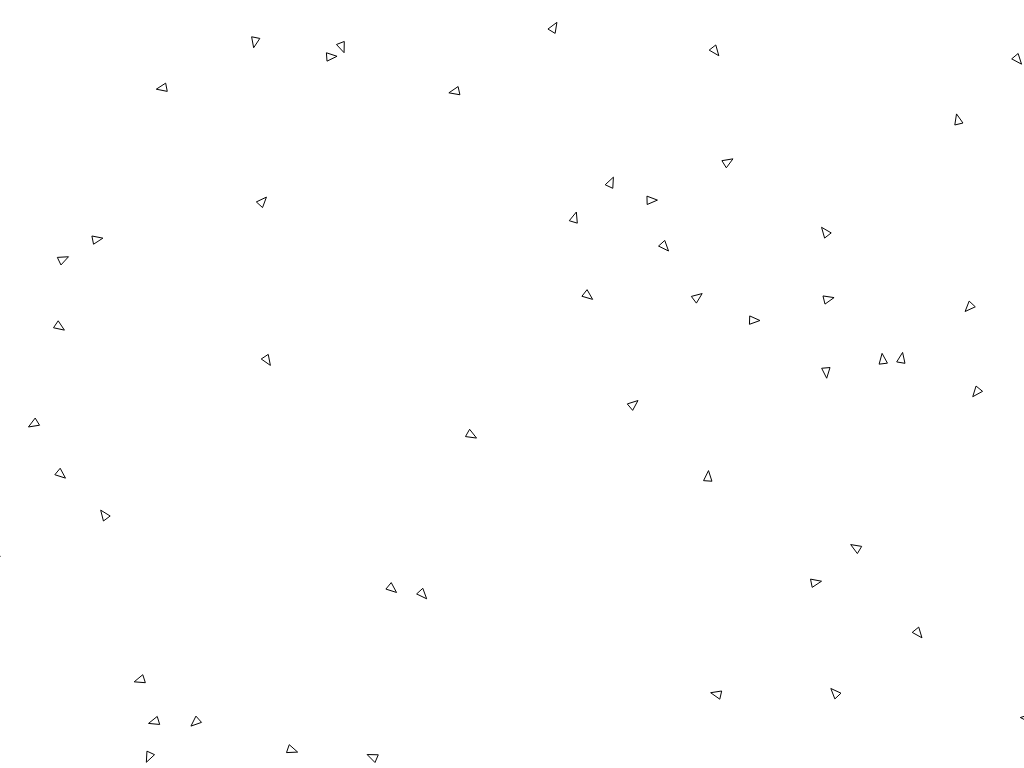
Frame 1 (no input)
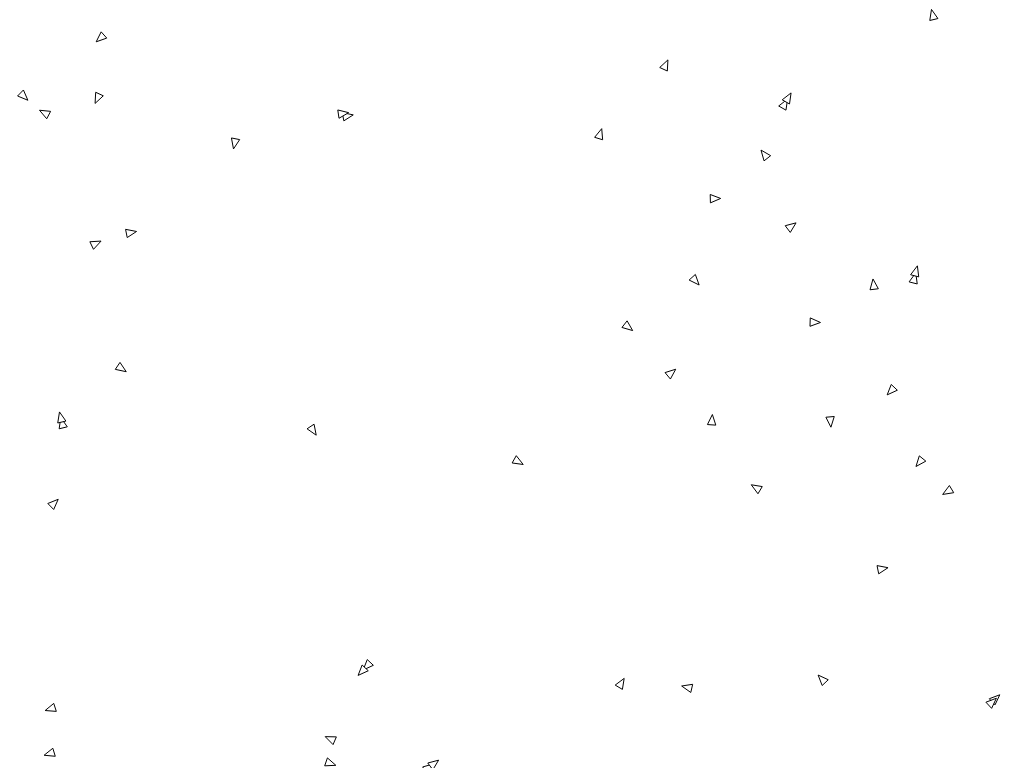
Frame 60 (no input)
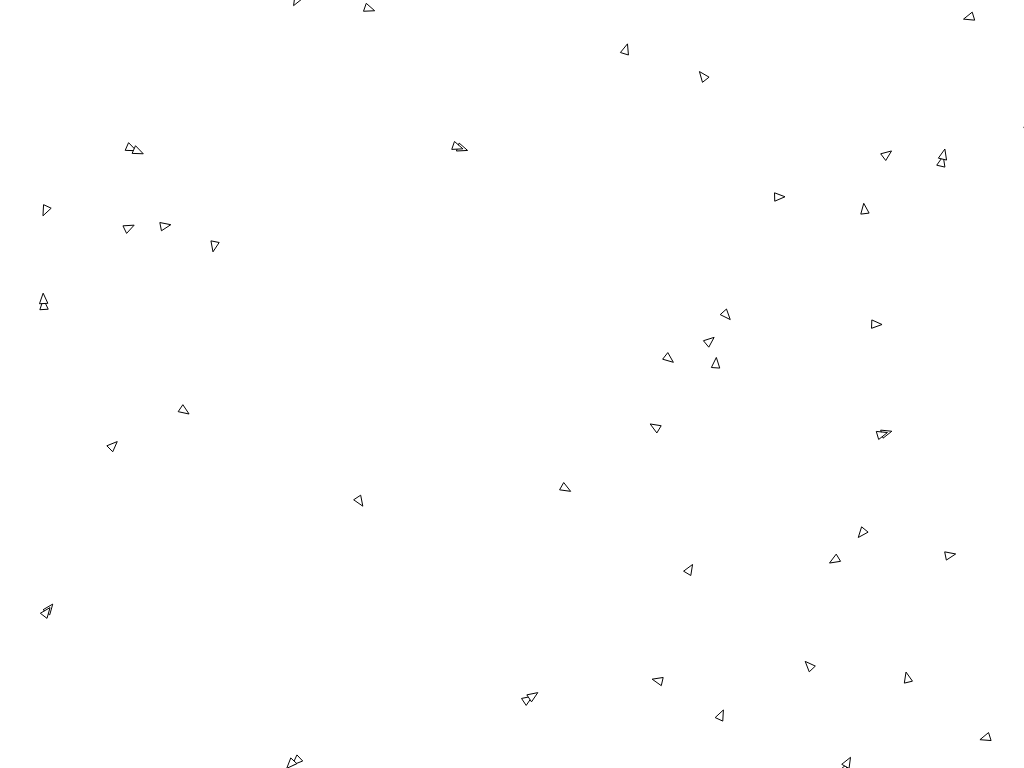
Frame 120 (the mouse pressed at the canvas centre since frame 60)

The p5.js sketch that drew these frames (run headless with seeded random() and noise() and a simulated clock; from frame 60 on, the mouse is pressed at the canvas centre):

// p5.js sketch
// ── sketch.js
const maxInitialSpeed = 2
const WIDTH = 1024
const HEIGHT = 768

let separationSlider;
let alignmentSlider;
let cohesionSlider;
let neighbourhoodSizeSlider;
let maxVelocitySlider;


let boids = [];

function setup() {
    separationSlider = createSlider(0, 1, 0.2, 0.01)
    alignmentSlider = createSlider(0, 1, 0.5, 0.1)
    cohesionSlider = createSlider(0, 5, 0.5, 0.1)
    neighbourhoodSizeSlider = createSlider(0, 75, 20, 1)
    maxVelocitySlider = createSlider(1, 10, 2, 1)
    createCanvas(WIDTH, HEIGHT);
    for (let i = 0 ; i < 50 ; i++) {
        boids.push(new Boid(random(1, width), random(1, height)))
    }
}

function draw() {
    background(255)
    for (let i = 0; i < boids.length ; i++) {
        boids[i].calculate(boids)
        boids[i].draw()
    }
}

// ── boids.js
class Boid {
    constructor(x, y) {
        this.position = createVector(x, y)
        this.velocity = createVector(random(-maxInitialSpeed, maxInitialSpeed), random(-maxInitialSpeed, maxInitialSpeed))
    }

    separation(neighbours) {
        for (let i = 0 ; i < neighbours.length ; i++) {
            const separation = this.position.copy().sub(neighbours[i].position)
            separation.setMag(neighbourhoodSizeSlider.value() - separation.mag())
            this.velocity.sub(separation.mult(-separationSlider.value()))
        }
    }

    cohesion(neighbours) {
        const center = createVector(0, 0)
        for (let i = 0 ; i < neighbours.length ; i++) {
            center.add(neighbours[i].position)
        }
        center.div(neighbours.length)
        this.velocity.add(center.sub(this.position).mult(cohesionSlider.value()))
    }

    alignment(neighbours) {
        const newHeading = this.velocity.copy()
        for (let i = 0 ; i < neighbours.length ; i++) {
            newHeading.add(neighbours[i].velocity)
        }
        const a = alignmentSlider.value()
        this.velocity.setHeading((newHeading.heading() * a + this.velocity.heading() * (1-a)))
    }

    calculate(boids) {
        const neighbours = []
        for (let i = 0; i < boids.length ; i++) {
            if (boids[i].position.copy().sub(this.position).mag() < neighbourhoodSizeSlider.value() && boids[i] !== this) {
                neighbours.push(boids[i])
            }
        }
        if (neighbours.length) {
            this.separation(neighbours)
            this.cohesion(neighbours)
            this.alignment(neighbours)
            if (this.velocity.mag() > maxVelocitySlider.value()) {
                this.velocity.setMag(maxVelocitySlider.value())
            }
        }
    }

    draw() {
        this.position.add(this.velocity)
        if (this.position.x > WIDTH) {
            this.position.x = 0
        } else if (this.position.x < 0) {
            this.position.x = WIDTH
        }
        if (this.position.y > HEIGHT) {
            this.position.y = 0
        } else if (this.position.y < 0) {
            this.position.y = HEIGHT
        }

        const perp = this.velocity.copy().rotate(HALF_PI).setMag(4)
        const vel = this.velocity.copy().setMag(10)
        triangle(
            this.position.x, this.position.y,
            this.position.x - vel.x + perp.x, this.position.y - vel.y + perp.y,
            this.position.x - vel.x - perp.x, this.position.y - vel.y - perp.y
        )
    }
}
